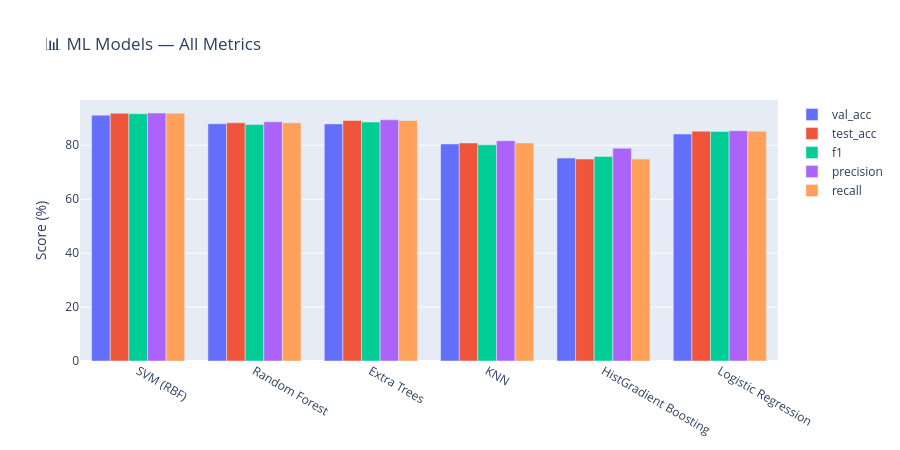

The cell this chart's notebook holds for it:
### Markdown cell above
##  Cell 10 — ML Results Summary

### Code cell
ml_df = pd.DataFrame({
    k: {m: v for m, v in r.items() if m != 'clf'}
    for k, r in ml_results.items()
}).T.reset_index().rename(columns={'index': 'Model'})

print('📊 ML Models Results:')
print(ml_df[['Model','val_acc','test_acc','f1','precision','recall','time_s']].to_string(index=False, float_format='%.2f'))

fig_ml = go.Figure()
metrics = ['val_acc','test_acc','f1','precision','recall']
colors  = ['#636EFA','#EF553B','#00CC96','#AB63FA','#FFA15A']
for metric, color in zip(metrics, colors):
    fig_ml.add_trace(go.Bar(
        name=metric, x=ml_df['Model'], y=ml_df[metric].astype(float), marker_color=color
    ))
fig_ml.update_layout(
    barmode='group', title='📊 ML Models — All Metrics',
    yaxis_title='Score (%)', height=450
)
fig_ml.write_html(os.path.join(FIGURES_DIR, 'ml_results.html'))
fig_ml.show()

best_ml_name = ml_df.loc[ml_df['test_acc'].astype(float).idxmax(), 'Model']
print(f'\n🥇 Best ML Model: {best_ml_name} — Test Acc: {ml_df[ml_df["Model"]==best_ml_name]["test_acc"].values[0]:.2f}%')

### Figure 1 — Plotly figure (JSON) as saved in the notebook; plotly's stock layout.template omitted (floating-point values rounded to 4 significant figures)
{"data": [{"marker": {"color": "#636EFA"}, "name": "val_acc", "type": "bar", "x": ["SVM (RBF)", "Random Forest", "Extra Trees", "KNN", "HistGradient Boosting", "Logistic Regression"], "y": [91.16, 87.96, 87.92, 80.48, 75.23, 84.16]}, {"marker": {"color": "#EF553B"}, "name": "test_acc", "type": "bar", "x": ["SVM (RBF)", "Random Forest", "Extra Trees", "KNN", "HistGradient Boosting", "Logistic Regression"], "y": [91.86, 88.32, 89.17, 80.84, 74.87, 85.24]}, {"marker": {"color": "#00CC96"}, "name": "f1", "type": "bar", "x": ["SVM (RBF)", "Random Forest", "Extra Trees", "KNN", "HistGradient Boosting", "Logistic Regression"], "y": [91.69, 87.73, 88.6, 80.14, 75.87, 85.09]}, {"marker": {"color": "#AB63FA"}, "name": "precision", "type": "bar", "x": ["SVM (RBF)", "Random Forest", "Extra Trees", "KNN", "HistGradient Boosting", "Logistic Regression"], "y": [91.94, 88.69, 89.44, 81.68, 78.91, 85.4]}, {"marker": {"color": "#FFA15A"}, "name": "recall", "type": "bar", "x": ["SVM (RBF)", "Random Forest", "Extra Trees", "KNN", "HistGradient Boosting", "Logistic Regression"], "y": [91.86, 88.32, 89.17, 80.84, 74.87, 85.24]}], "layout": {"barmode": "group", "height": 450, "title": {"text": "📊 ML Models — All Metrics"}, "yaxis": {"title": {"text": "Score (%)"}}}}
